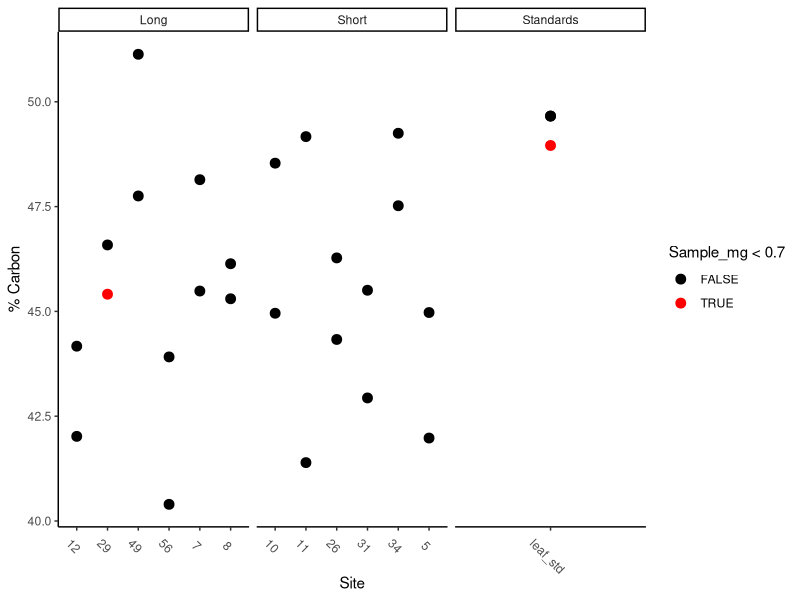
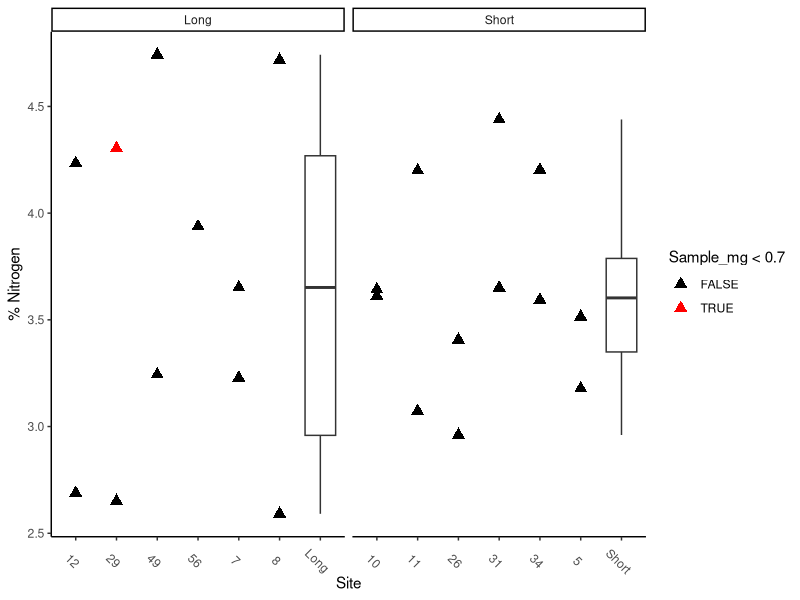
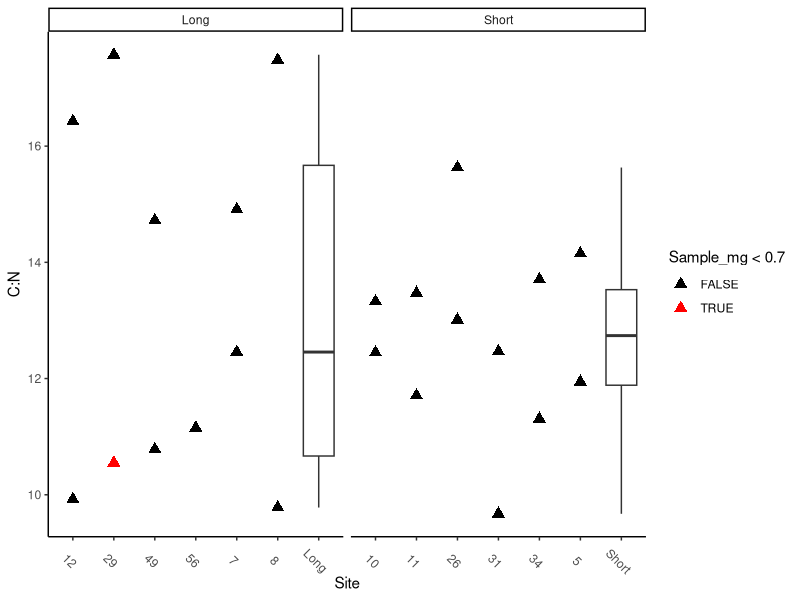
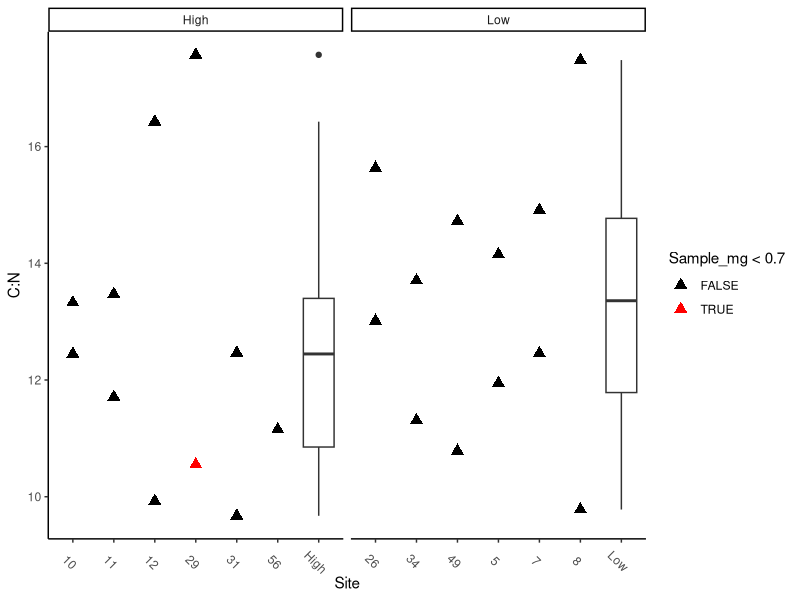

The R source for these figures, in order:

library(ggplot2)
library(readxl)
library(dplyr)

Hyphae_CN <- read_excel("Raw_data/Stoich/Solomon Hyphae CN calc_11.07.24.xlsx", skip = 44)[-4,]
CN_Hyphae_ID <- read_excel("Raw_data/Stoich/CN_Hyphae_ID.xlsx")
Bag_Site<-read.csv('Processed_data/All_Bag_Site_Info.csv')


CNH<-Hyphae_CN%>%
  rename(Carbon=`Sample C calc %`,
         Nitrogen = `Sample N calc %`,
         Hydrogen= `Sample H calc %`,
         Sample_mg = `Sample mg`)%>%
  left_join(CN_Hyphae_ID%>%rename(ID=Well_ID))%>%mutate(Sample=as.character(Sample))%>%
  left_join(Bag_Site %>% select(Site,Transect, Fire.Interval, Fire.Severity)%>% unique()%>%
            mutate(Sample = paste(Site, Transect, sep = ".")))%>%
  select(Site,Transect,Sample,ID, Fire.Interval, Fire.Severity,Carbon, Nitrogen,Hydrogen,Sample_mg)%>%
  mutate(Site = if_else(is.na(Site), "leaf_std", as.character(Site)),
         Fire.Interval= if_else(is.na(Fire.Interval),'Standards',Fire.Interval),
         Fire.Severity= if_else(is.na(Fire.Severity),'Standards',Fire.Severity),
         C_N = Carbon/Nitrogen)

CNH%>%
  summarise(
    mean_Carbon = mean(Carbon, na.rm = TRUE),
    sd_Carbon = sd(Carbon, na.rm = TRUE),
    mean_Nitrogen = mean(Nitrogen, na.rm = TRUE),
    sd_Nitrogen = sd(Nitrogen, na.rm = TRUE),
    mean_C_N= mean(C_N),
    sd_C_N=sd(C_N)
  )

CNH%>%
  ggplot(aes(x=Site) )+ 
  geom_point(aes(y=Carbon, color = Sample_mg < .7), size = 3) +
  scale_color_manual(values = c("TRUE" = "red", "FALSE" = "black")) +
  facet_grid(~Fire.Interval, scales = 'free_x')+
  labs( y= ('% Carbon'))+
  theme_classic()+
  theme(axis.text.x = element_text(angle = -45, hjust = 0.5))


CNH%>%
  filter(!Sample==56.2)%>%
  ggplot(aes(x=Site) )+ 
  geom_point(aes(y=Nitrogen, color = Sample_mg < .7), size = 3, shape= 'triangle') +
  geom_boxplot(aes(x=Fire.Interval, y= Nitrogen))+
  scale_color_manual(values = c("TRUE" = "red", "FALSE" = "black")) +
  facet_grid(~Fire.Interval, scales = 'free_x')+
  labs( y= ('% Nitrogen'))+
  #geom_hline(yintercept = 0, linetype = "dashed", color = "grey") +
  theme_classic()+
  theme(axis.text.x = element_text(angle = -45, hjust = 0.5))

#interval
CNH%>%
  filter(!Sample==56.2)%>%
  ggplot(aes(x=Site) )+ 
  geom_point(aes(y=C_N, color = Sample_mg < .7), size = 3, shape= 'triangle') +
  geom_boxplot(aes(x=Fire.Interval, y= C_N))+
  scale_color_manual(values = c("TRUE" = "red", "FALSE" = "black")) +
  facet_grid(~Fire.Interval, scales = 'free_x')+
  labs( y= ('C:N'))+
  #geom_hline(yintercept = 0, linetype = "dashed", color = "grey") +
  theme_classic()+
  theme(axis.text.x = element_text(angle = -45, hjust = 0.5))

#severity
CNH%>%
  filter(!Sample==56.2)%>%
  ggplot(aes(x=Site) )+ 
  geom_point(aes(y=C_N, color = Sample_mg < .7), size = 3, shape= 'triangle') +
  geom_boxplot(aes(x=Fire.Severity, y= C_N))+
  scale_color_manual(values = c("TRUE" = "red", "FALSE" = "black")) +
  facet_grid(~Fire.Severity, scales = 'free_x')+
  labs( y= ('C:N'))+
  #geom_hline(yintercept = 0, linetype = "dashed", color = "grey") +
  theme_classic()+
  theme(axis.text.x = element_text(angle = -45, hjust = 0.5))



write.csv(CNH, "Processed_data/C_N_Stoich.csv", row.names = FALSE)

